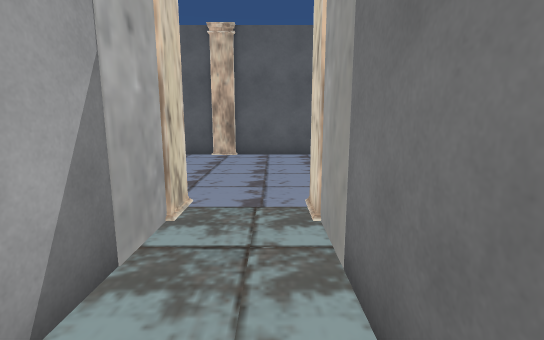
view 1 (above)

24 first-person views from a walk through a Unity game level. The camera is 1.4 m above the floor, tilts 10° down and sees 85° across. The floor is counted in squares, 1 m on a side. Each view is taken from the middle of a square. On the plan, view 1 faces up. The plan holds only what a view shows up to about 14 squares ahead; the rest is blank. The place goes on beyond the plan. Door leaves are left out, so doorways stand open.

view 2
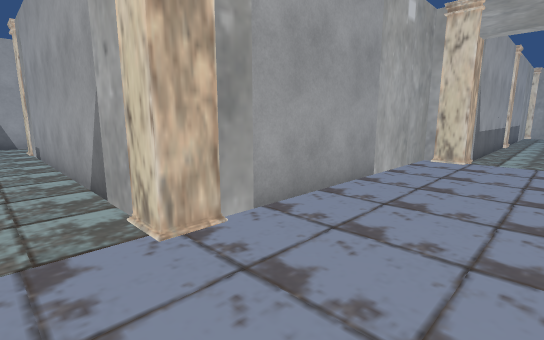

view 3
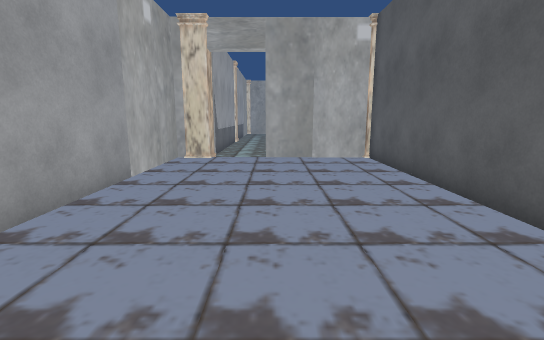

view 4
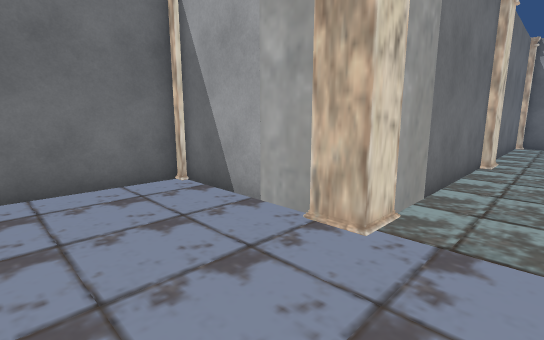

view 5
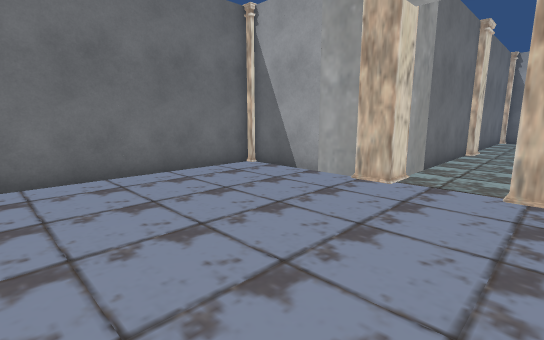

view 6
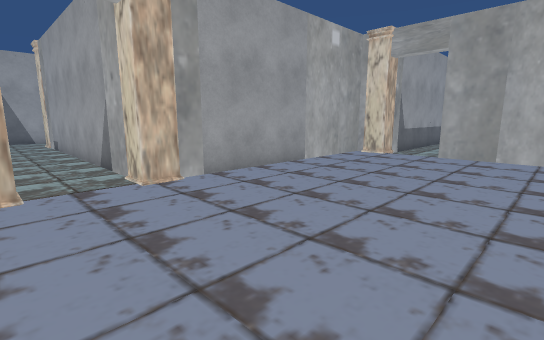

view 7
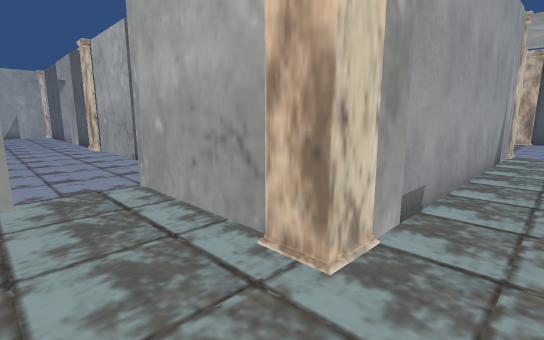

view 8
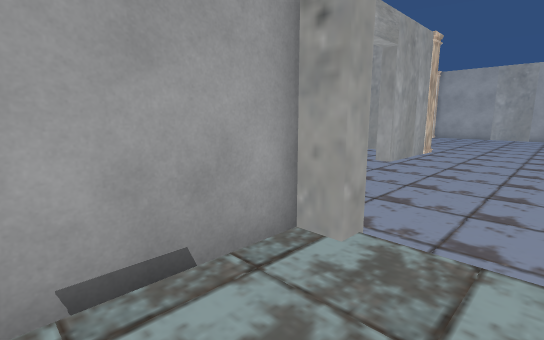

view 9
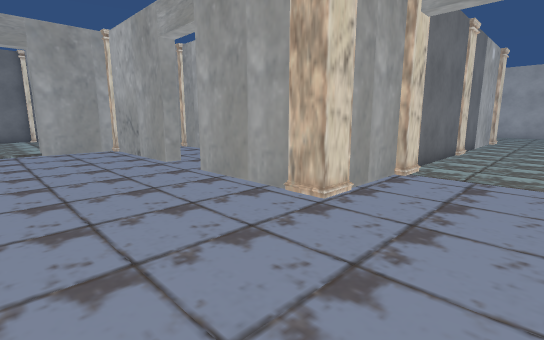

view 10
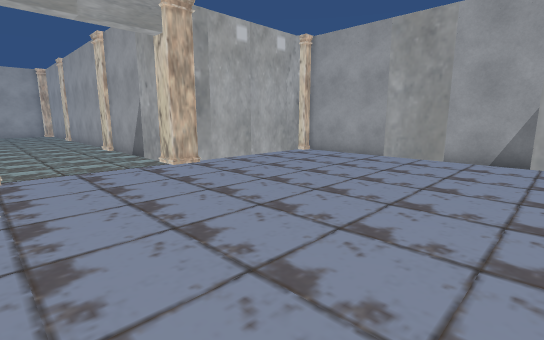

view 11
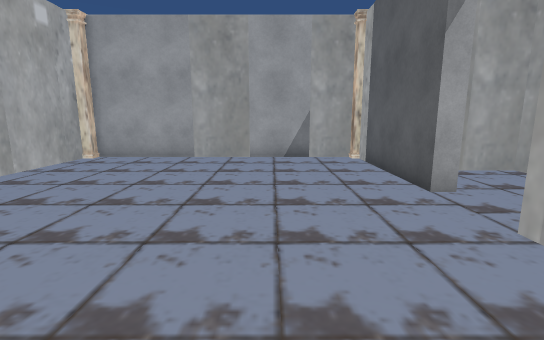

view 12
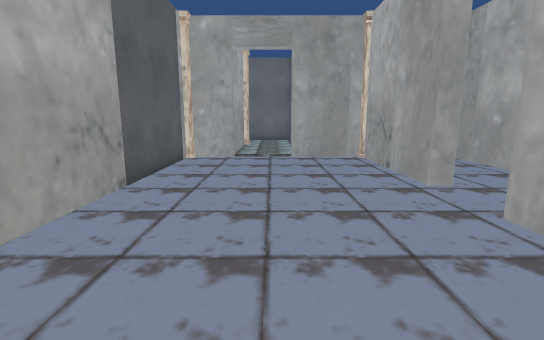

view 13
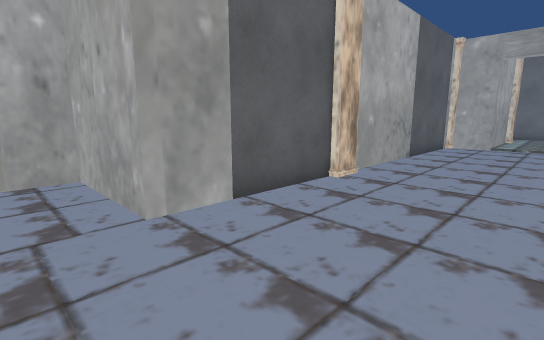

view 14
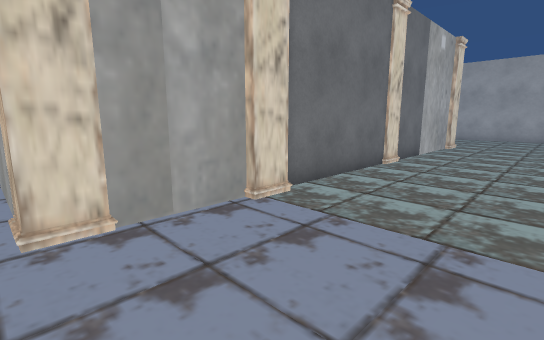

view 15
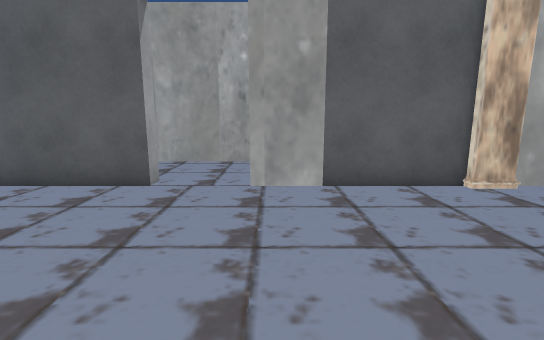

view 16
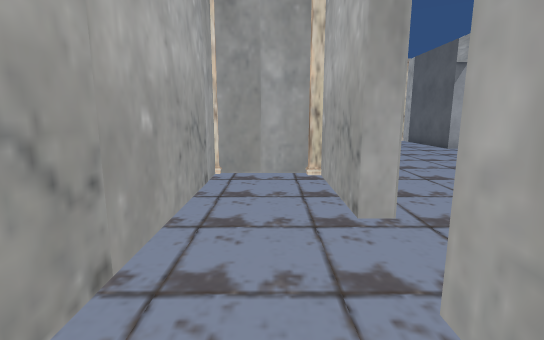

view 17
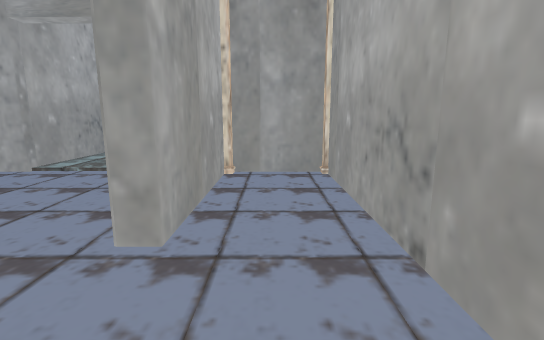

view 18
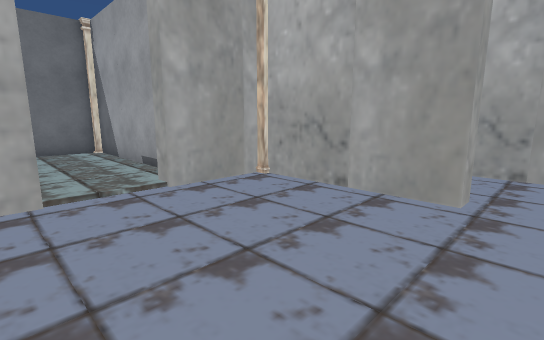

view 19
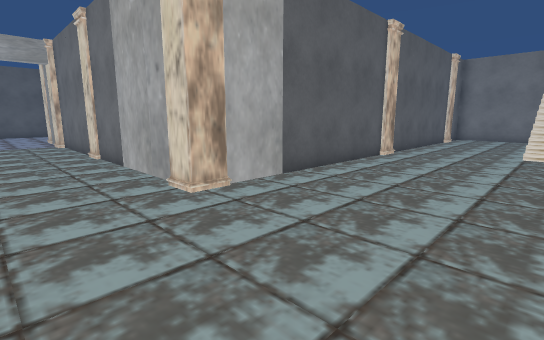

view 20
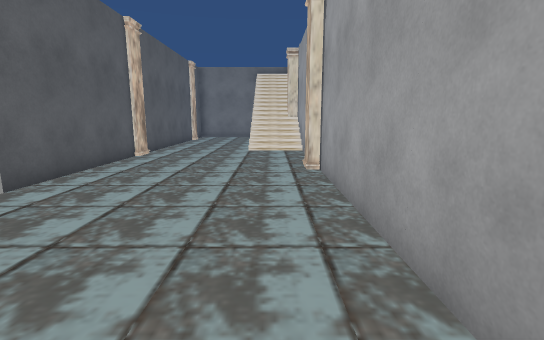

view 21
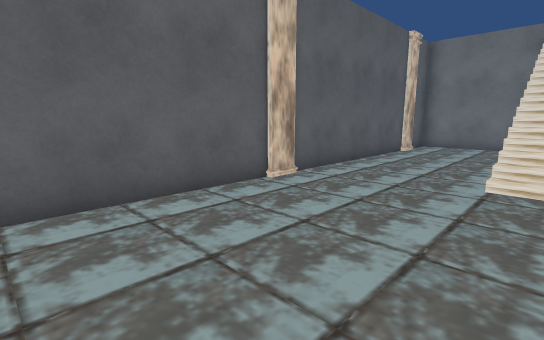

view 22
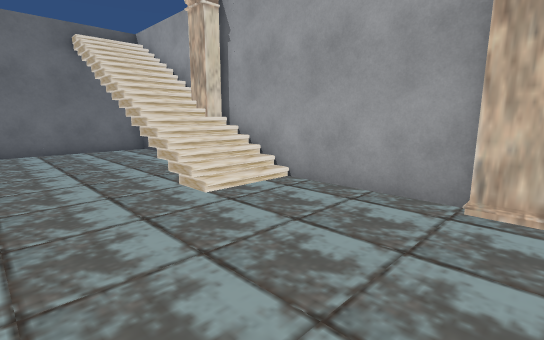

view 23
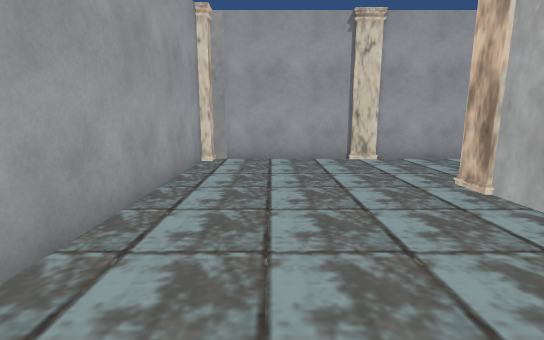

view 24
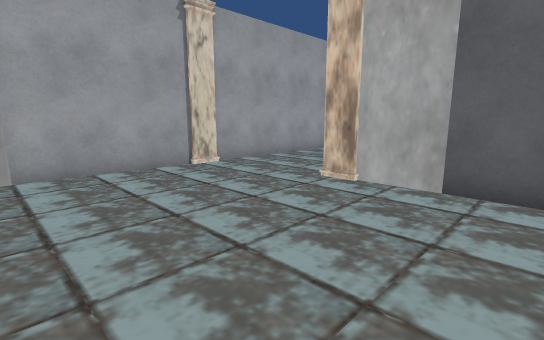

### Floor plan
Key: @ floor where view 1 was taken; # wall or solid block; . main floor; : floor 2.25 m higher than the main floor; / step, stairs or slope; D open door; C column; O other object.
Columns run from 28 left of view 1 to 6 right of it. Each row starts with its distance up from view 1.
 12                  #########C####
 11                  #................#
 10                  #................#
  9                  #................#
  8                  #................#
  7            ......DDD..............#
  6            ......DDD.......DD.....#
  5           #######C........#DDC....#
  4                   ########CDDC#####
  3                           #..#
  2                           #..#
  1                           #..#
  0                           #.@#
 -1    ######                 #..#
 -2    #....#                 #..C
 -3    #....#                 #..
 -4    #..DD#   C             #..#
 -5 ######DD####C##########   #..#
 -6 #.....................#####..#
 -7 #...................DDD...C..#
 -8 #...................DDD......#
 -9 #.....................#......#
-10 #.....................########
-11 #..............DDD....#
-12 #..........#C###DD#####
-13 #......DDDD#..........#
-14 #......DDDD#..........#
-15  C####CDDDDC###########
-16        #...##
-17        #...#
-18        #...#
-19        #...#
-20        #...#
-21        #...#
-22        #...#
-23        #...#
-24        #...#
-25        #...#
-26        #...##
-27        #...C###################
-28        #......................#
-29        #......................#
-30        #......................#
-31        #.............////O....#
-32        #............./   /....#
-33        C........#C...///C: ...#
-34         ######### ######

Positions as (right, up) in squares from view 1, and headings:
1: (0, 0), facing up
2: (0, 8), facing down-left
3: (0, 8), facing left
4: (-1, 8), facing down-right
5: (-2, 11), facing down-right
6: (1, 11), facing down-left
7: (0, -9), facing up-left
8: (-3, -7), facing down-left
9: (-20, -7), facing down-right
10: (-17, -6), facing down-left
11: (-17, -8), facing left
12: (-17, -8), facing right
13: (-22, -9), facing up-right
14: (-21, -11), facing down-right
15: (-20, -11), facing up
16: (-9, -13), facing left
17: (-14, -13), facing right
18: (-12, -6), facing down-right
19: (-20, -32), facing up-right
20: (-20, -32), facing right
21: (-14, -32), facing up-right
22: (-12, -28), facing down-right
23: (-11, -31), facing left
24: (-13, -33), facing up-left
